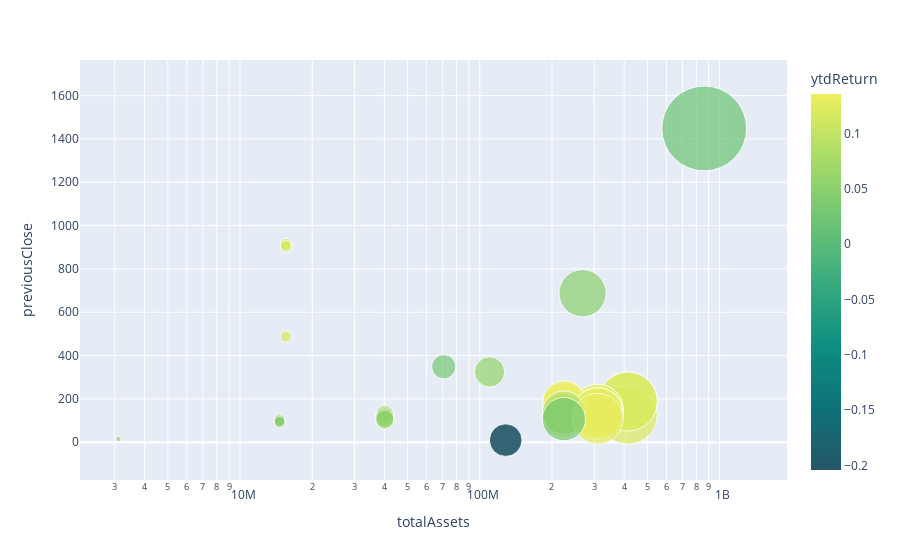

Notebook code for this chart:
### Code cell
df = df.dropna(subset=['totalAssets'])

fig = px.scatter(df, x="totalAssets", y="previousClose",
	         size="totalAssets", color="ytdReturn",
                              color_continuous_scale='aggrnyl',
                 hover_name="longName", log_x=True, size_max=60)
fig.show()

### Figure 1 — Plotly figure (JSON) as saved in the notebook; plotly's stock layout.template omitted (floating-point values rounded to 4 significant figures)
{"data": [{"hovertemplate": "<b>%{hovertext}</b><br><br>totalAssets=%{marker.size}<br>previousClose=%{y}<br>ytdReturn=%{marker.color}<extra></extra>", "hovertext": ["Belfius Portfolio Euro Short Term C", "MercLan Euro Obligatiefonds A Cap", "Belfius Equities Leading Brands C Cap", "Belfius Equities Leading Brands C Dis", "Belfius Select Portf World Bonds C Cap", "Belfius Equities Immo C Dis", "Belfius Equities Immo C Cap", "Belfius Plan Bonds", "Belfius Equities China C Dis", "Belfius Equities China C Cap", "Belfius Equities Europe S&M Caps C Dis", "Belfius Equities - Immo", "Belfius Equities - Leading Brands", "Vontobel (CH) Pension Inv Yield A", "Vontobel (CH) Pension Inv Yield NV", "Vontobel (CH) Pension Inv Balanced A", "Vontobel (CH) Pension Inv Balanced NV", "Vontobel (CH) Pension Inv Yield I", "Vontobel (CH) Pension Inv Balanced I", "JB Edelweiss Fund Equity (CHF) B", "JB Edelweiss Fund Equity (CHF) K", "Vontobel (CH) Vescore Sws Eq Mlti Ft A", "Vontobel (CH) Vescore Sws Eq Mlti Ft S", "Vontobel (CH) Vescore Sws Eq Mlti Ft AI", "Vontobel (CH) Vescore Sws Eq Mlti Ft AN", "JB Edelweiss Fund Equity (CHF) M", "JB Edelweiss Fund Equity (CHF) Ma", "Variopartner (CH) 3-Alp Dvr Eq CH G", "Variopartner (CH) 3-Alp Dvr Eq CH VE CHF", "Vontobel (CH) Pension Inv Yield YV", "Vontobel (CH) Pension Inv Balanced YV", "Vontobel (CH) Pension Inv Balanced S", "Vontobel (CH) Pension Inv Balanced AI", "Vontobel (CH) Pension Inv Balanced AN", "JB Edelweiss Fund Equity (CHF) Kt", "Variopartner (CH) 3-Alpha Diversifier Equities Switzerland"], "legendgroup": "", "marker": {"color": [0.02019, 0.06204, 0.1215, 0.1214, 0.04836, 0.1187, 0.1189, 0.02982, -0.2043, -0.2038, 0.04907, 0.118, 0.1205, 0.04034, 0.04555, 0.05098, 0.05724, 0.04516, 0.0567, 0.1193, 0.1307, 0.1244, 0.1357, 0.13, 0.13, 0.1248, 0.1305, 0.09136, 0.09285, 0.04809, 0.05991, 0.06257, 0.05482, 0.05666, 0.1308, 0.02829], "coloraxis": "coloraxis", "size": [862762880, 109802992, 414669408, 414669408, 3107777, 15527315, 15527315, 70705624, 128221728, 128221728, 268227008, 15527315, 414669408, 14627946, 14627946, 40153764, 40153764, 14627946, 40153764, 310111520, 310111520, 224953344, 224953344, 224953344, 224953344, 310111520, 310111520, 224194560, 224194560, 14627946, 40153764, 40153764, 40153764, 40153764, 310111520, 224194560], "sizemode": "area", "sizeref": 239700.0, "symbol": "circle"}, "mode": "markers", "name": "", "orientation": "v", "showlegend": false, "type": "scatter", "x": [862762880, 109802992, 414669408, 414669408, 3107777, 15527315, 15527315, 70705624, 128221728, 128221728, 268227008, 15527315, 414669408, 14627946, 14627946, 40153764, 40153764, 14627946, 40153764, 310111520, 310111520, 224953344, 224953344, 224953344, 224953344, 310111520, 310111520, 224194560, 224194560, 14627946, 40153764, 40153764, 40153764, 40153764, 310111520, 224194560], "xaxis": "x", "y": [1448.0, 324.6, 189.9, 126.0, 14.71, 487.9, 914.9, 348.4, 6.97, 10.31, 687.8, 904.6, 187.6, 96.62, 105.4, 108.5, 120.4, 100.2, 113.8, 151.2, 150.4, 175.2, 184.6, 119.5, 133.2, 136.2, 133.1, 126.0, 137.1, 93.47, 101.7, 127.2, 116.3, 106.8, 108.1, 106.5], "yaxis": "y"}], "layout": {"coloraxis": {"colorbar": {"title": {"text": "ytdReturn"}}, "colorscale": [[0, "rgb(36, 86, 104)"], [0.1667, "rgb(15, 114, 121)"], [0.3333, "rgb(13, 143, 129)"], [0.5, "rgb(57, 171, 126)"], [0.6667, "rgb(110, 197, 116)"], [0.8333, "rgb(169, 220, 103)"], [1, "rgb(237, 239, 93)"]]}, "legend": {"itemsizing": "constant", "tracegroupgap": 0}, "margin": {"t": 60}, "xaxis": {"anchor": "y", "domain": [0, 1], "title": {"text": "totalAssets"}, "type": "log"}, "yaxis": {"anchor": "x", "domain": [0, 1], "title": {"text": "previousClose"}}}}
